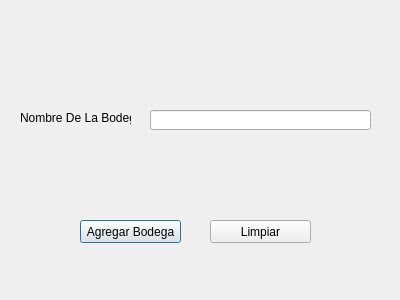
<?xml version="1.0" encoding="UTF-8"?>
<ui version="4.0">
 <class>qtWDWAgregarBodega</class>
 <widget class="QDialog" name="qtWDWAgregarBodega">
  <property name="geometry">
   <rect>
    <x>0</x>
    <y>0</y>
    <width>400</width>
    <height>300</height>
   </rect>
  </property>
  <property name="windowTitle">
   <string>CDP || Agregar Bodega</string>
  </property>
  <widget class="QPushButton" name="qtBTNAgregarBodega">
   <property name="geometry">
    <rect>
     <x>80</x>
     <y>220</y>
     <width>101</width>
     <height>23</height>
    </rect>
   </property>
   <property name="cursor">
    <cursorShape>PointingHandCursor</cursorShape>
   </property>
   <property name="text">
    <string>Agregar Bodega</string>
   </property>
  </widget>
  <widget class="QPushButton" name="qtBTNlimpiar">
   <property name="geometry">
    <rect>
     <x>210</x>
     <y>220</y>
     <width>101</width>
     <height>23</height>
    </rect>
   </property>
   <property name="cursor">
    <cursorShape>PointingHandCursor</cursorShape>
   </property>
   <property name="text">
    <string>Limpiar</string>
   </property>
  </widget>
  <widget class="QLabel" name="label">
   <property name="geometry">
    <rect>
     <x>20</x>
     <y>110</y>
     <width>111</width>
     <height>16</height>
    </rect>
   </property>
   <property name="text">
    <string>Nombre De La Bodega</string>
   </property>
  </widget>
  <widget class="QLineEdit" name="qtTXTNombreDeBodega">
   <property name="geometry">
    <rect>
     <x>150</x>
     <y>110</y>
     <width>221</width>
     <height>20</height>
    </rect>
   </property>
  </widget>
 </widget>
 <resources/>
 <connections/>
</ui>
